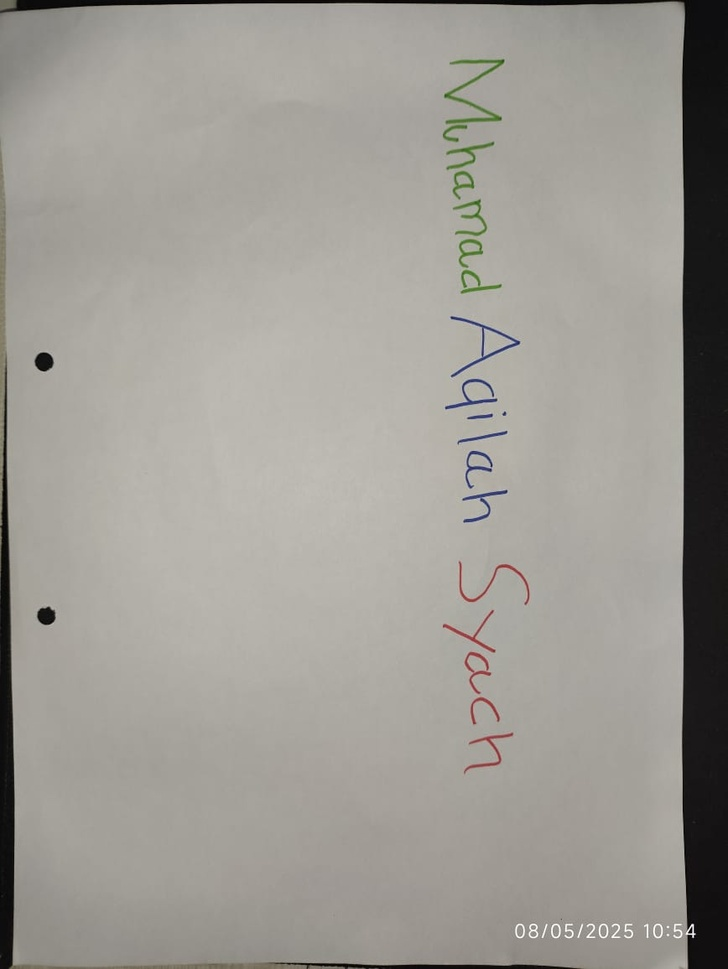
#> input picture Soal1.jpg, 728 x 969 px, shrunk from 868 x 1156 before the run
$ jupyter execute --allow-errors UTS.ipynb
#> lines starting #> are read from the running program, lines starting #| are printed output that depends on the picture; after the words box and inside, x2 and y2 are one past the last pixel; in counts of white or black regions, pixels touching at a corner belong together
# Import Library

[cell 1]
import cv2
import numpy as np
import matplotlib.pyplot as plt

# Load Gambar

[cell 2]
image_path = 'Soal1.jpg'
image = cv2.imread(image_path)
#> image is the input picture: shape (969, 728, 3); mean B, G, R 148.3, 154.6, 157.6
image_rgb = cv2.cvtColor(image, cv2.COLOR_BGR2RGB)

# Konversi ke HSV

[cell 3]
hsv = cv2.cvtColor(image, cv2.COLOR_BGR2HSV)
#> hsv: shape (969, 728, 3); mean H, S, V 25.5, 16.5, 157.8

# Rentang Warna Dalam HSV

[cell 4]
lower_blue = np.array([90, 50, 50])
upper_blue = np.array([130, 255, 255])
mask_blue = cv2.inRange(hsv, lower_blue, upper_blue)
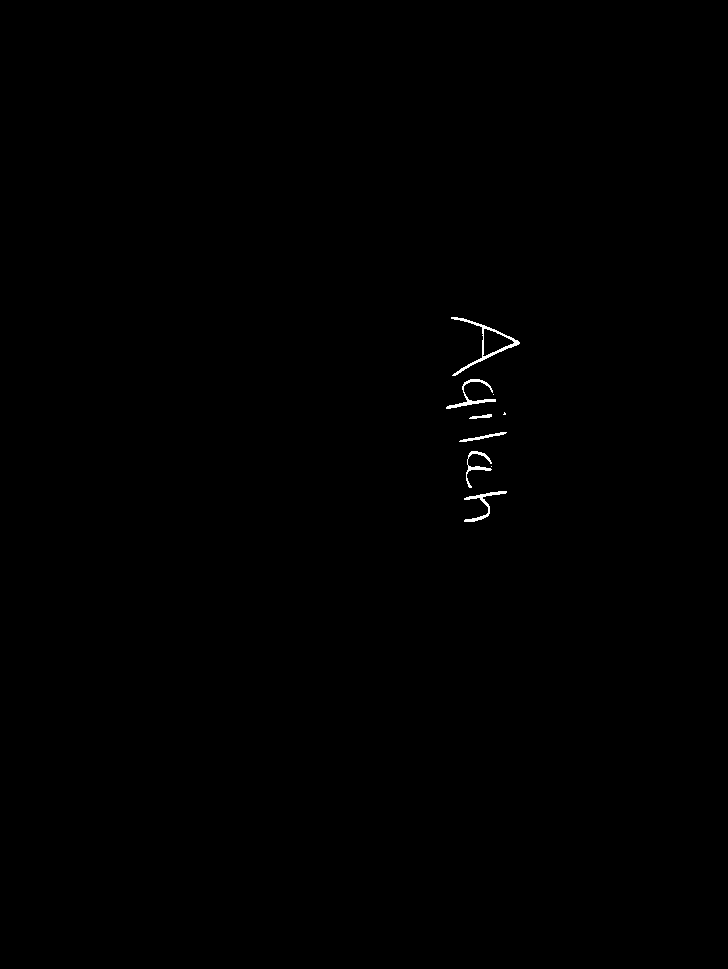
#> mask_blue: shape (969, 728); 0.2% white; 9 white regions (3 under 20 px), largest, box (x1, y1, x2, y2) and area: (451, 317, 520, 376) 458, (446, 379, 496, 409) 291, (464, 491, 507, 522) 264, (466, 451, 492, 488) 208, (459, 432, 507, 442) 129, (469, 414, 492, 419) 63
result_blue = cv2.bitwise_and(image_rgb, image_rgb, mask=mask_blue)

lower_green = np.array([40, 40, 40])
upper_green = np.array([80, 255, 255])
mask_green = cv2.inRange(hsv, lower_green, upper_green)
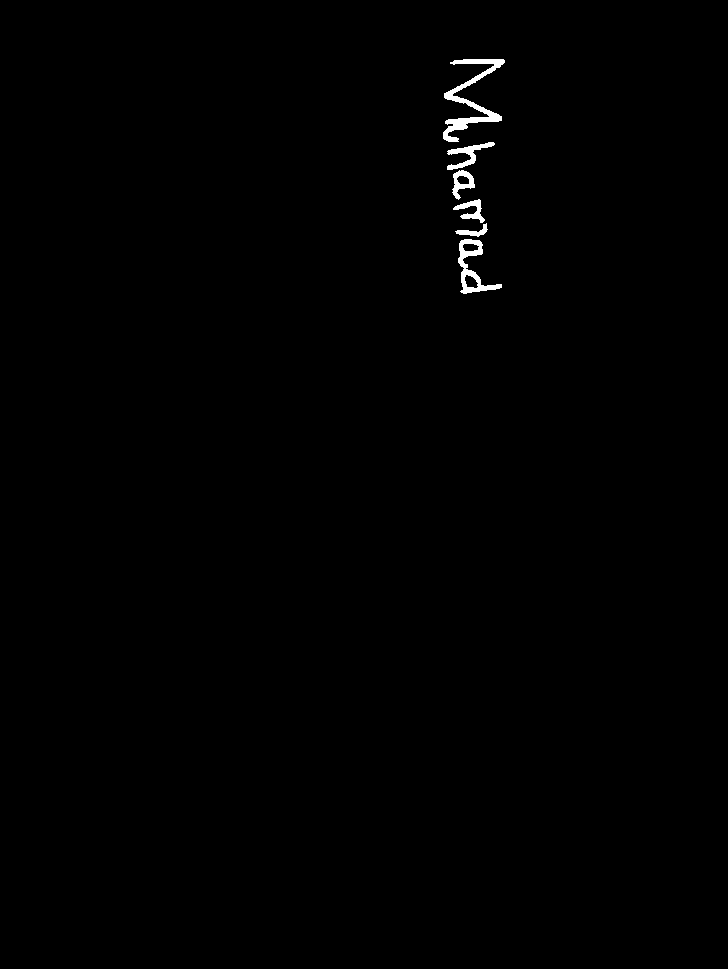
#> mask_green: shape (969, 728); 0.47% white; 6 white regions, box (x1, y1, x2, y2) and area: (443, 59, 505, 142) 1343, (458, 239, 502, 294) 757, (447, 142, 495, 170) 421, (452, 170, 475, 200) 312, (453, 199, 485, 223) 303, (455, 223, 488, 237) 172
result_green = cv2.bitwise_and(image_rgb, image_rgb, mask=mask_green)

lower_red1 = np.array([0, 120, 70])
upper_red1 = np.array([10, 255, 255])
mask_red1 = cv2.inRange(hsv, lower_red1, upper_red1)
#> mask_red1: shape (969, 728); 0.03% white in thin lines or dots, all inside (x1, y1, x2, y2) = (449, 565, 517, 766)

lower_red2 = np.array([170, 120, 70])
upper_red2 = np.array([180, 255, 255])
mask_red2 = cv2.inRange(hsv, lower_red2, upper_red2)
#> mask_red2: shape (969, 728); 0.03% white in thin lines or dots, all inside (x1, y1, x2, y2) = (445, 566, 528, 766)

mask_red = mask_red1 + mask_red2
#> mask_red: shape (969, 728); 0.05% white in thin lines or dots, all inside (x1, y1, x2, y2) = (445, 565, 528, 766)
result_red = cv2.bitwise_and(image_rgb, image_rgb, mask=mask_red)

# Tampilkan Hasil dan Histogram

[cell 5]
plt.figure(figsize=(15, 10))

plt.subplot(2, 3, 1)
plt.title("Gambar Asli")
plt.imshow(image_rgb)
plt.axis('off')

plt.subplot(2, 3, 2)
plt.title("Deteksi Merah")
plt.imshow(result_red)
plt.axis('off')

plt.subplot(2, 3, 3)
plt.title("Deteksi Hijau")
plt.imshow(result_green)
plt.axis('off')

plt.subplot(2, 3, 4)
plt.title("Deteksi Biru")
plt.imshow(result_blue)
plt.axis('off')


colors = ('r', 'g', 'b')
plt.subplot(2, 3, 5)
for i, col in enumerate(colors):
    hist = cv2.calcHist([image_rgb], [i], None, [256], [0, 256])
    plt.plot(hist, color=col)
    plt.xlim([0, 256])
plt.title("Histogram RGB")
plt.xlabel("Intensitas")
plt.ylabel("Jumlah Piksel")

plt.tight_layout()
plt.show()
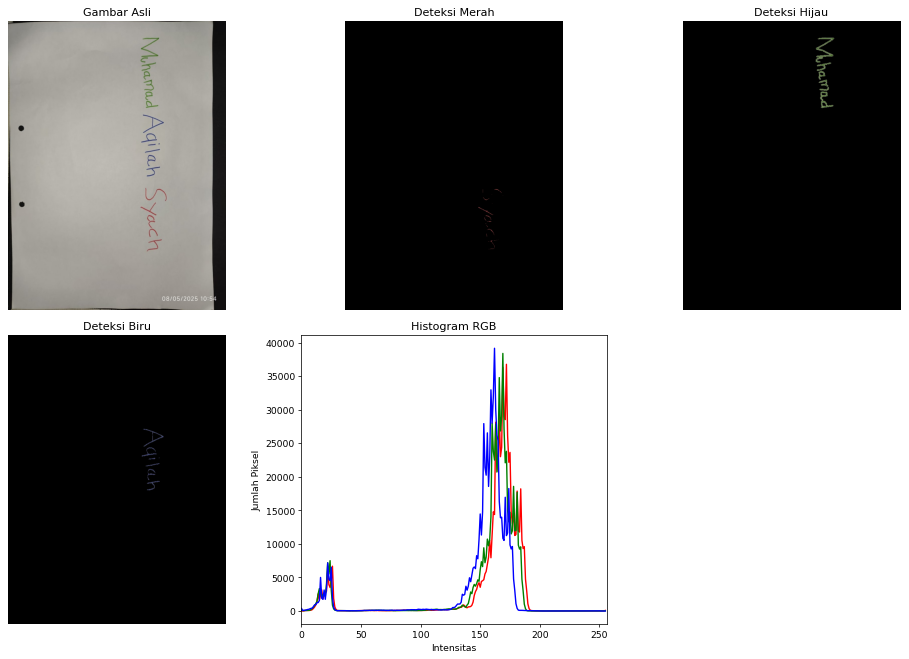
#> figure drawn by matplotlib, 5 panels; panel 5: curve peaks at x = 172, y = 36770; panel 5: curve peaks at x = 169, y = 38392; panel 5: curve peaks at x = 162, y = 39159

# Treshhold

[cell 6]
thresholds = {
    "RED1": {"lower": np.array([0, 70, 50]), "upper": np.array([10, 255, 255])},
    "RED2": {"lower": np.array([170, 70, 50]), "upper": np.array([180, 255, 255])},
    "GREEN": {"lower": np.array([40, 50, 50]), "upper": np.array([80, 255, 255])},
    "BLUE": {"lower": np.array([90, 50, 50]), "upper": np.array([130, 255, 255])}
}

# Masking

[cell 7]
def apply_mask(img, mask):
    return cv2.bitwise_and(img, img, mask=mask)

mask_none = np.ones(image.shape[:2], dtype=np.uint8) * 255
mask_blue = cv2.inRange(hsv, thresholds["BLUE"]["lower"], thresholds["BLUE"]["upper"])
mask_green = cv2.inRange(hsv, thresholds["GREEN"]["lower"], thresholds["GREEN"]["upper"])
#> mask_green: shape (969, 728); 0.41% white; 7 white regions, largest, box (x1, y1, x2, y2) and area: (443, 59, 504, 142) 1169, (447, 142, 494, 170) 377, (461, 269, 502, 294) 357
mask_red1 = cv2.inRange(hsv, thresholds["RED1"]["lower"], thresholds["RED1"]["upper"])
#> mask_red1: shape (969, 728); 0.13% white in thin lines or dots, all inside (x1, y1, x2, y2) = (443, 562, 529, 771)
mask_red2 = cv2.inRange(hsv, thresholds["RED2"]["lower"], thresholds["RED2"]["upper"])
#> mask_red2: shape (969, 728); 0.07% white in thin lines or dots, all inside (x1, y1, x2, y2) = (443, 563, 528, 769)
mask_red = cv2.bitwise_or(mask_red1, mask_red2)
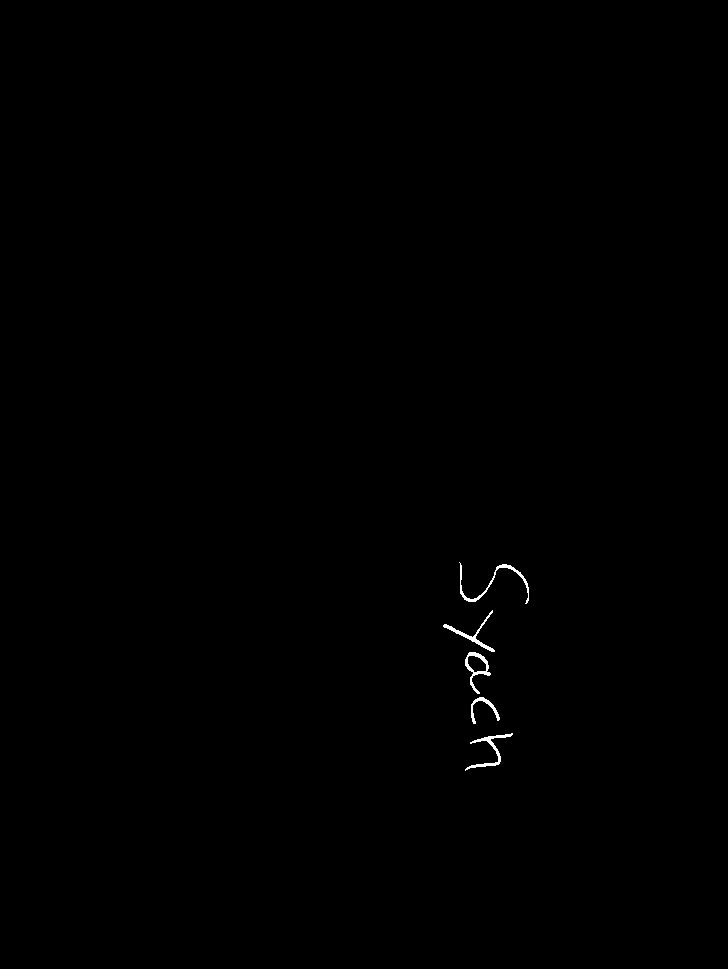
#> mask_red: shape (969, 728); 0.2% white; 5 white regions, box (x1, y1, x2, y2) and area: (459, 562, 529, 604) 343, (465, 733, 513, 771) 310, (465, 652, 491, 694) 280, (443, 610, 495, 652) 277, (471, 697, 500, 724) 184

mask_red_blue = cv2.bitwise_or(mask_red, mask_blue)
#> mask_red_blue: shape (969, 728); 0.4% white; 14 white regions (3 under 20 px), largest, box (x1, y1, x2, y2) and area: (451, 317, 520, 376) 458, (459, 562, 529, 604) 343, (465, 733, 513, 771) 310
mask_rgb = cv2.bitwise_or(cv2.bitwise_or(mask_red, mask_green), mask_blue)
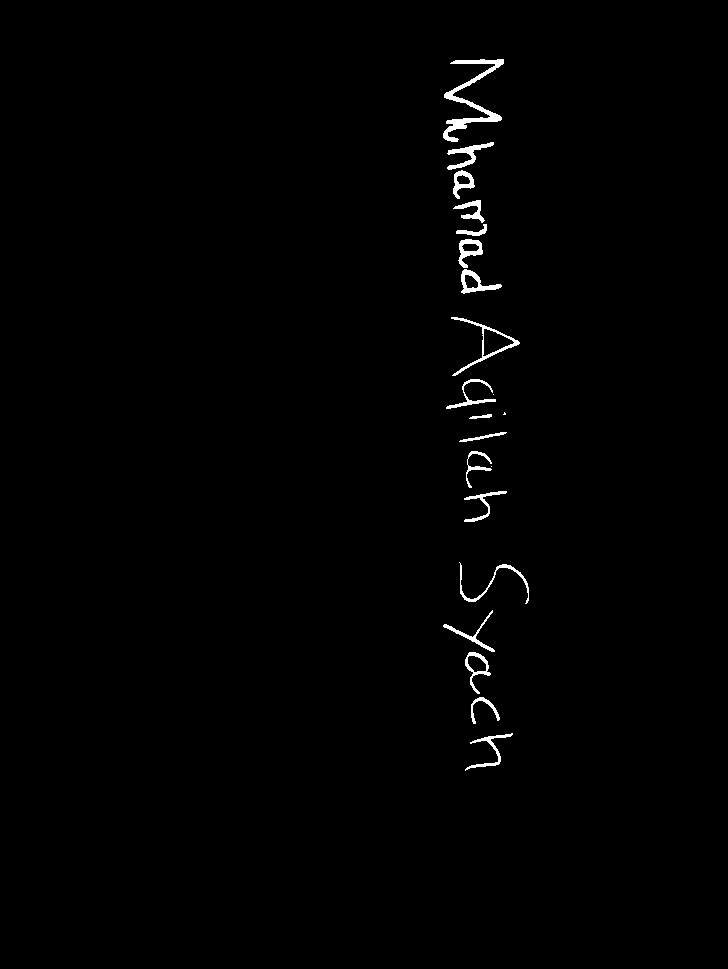
#> mask_rgb: shape (969, 728); 0.81% white; 21 white regions (3 under 20 px), largest, box (x1, y1, x2, y2) and area: (443, 59, 504, 142) 1169, (451, 317, 520, 376) 458, (447, 142, 494, 170) 377
mask_rgb = cv2.bitwise_or(mask_red_blue, mask_green)

# Terapkan ke Hasil

[cell 8]
images = {
    "NONE": apply_mask(image, mask_none),
    "BLUE": apply_mask(image, mask_blue),
    "RED-BLUE": apply_mask(image, mask_red_blue),
    "RED-GREEN-BLUE": apply_mask(image, mask_rgb)
}

titles = {
    "NONE": "NONE (Tanpa Masker)",
    "BLUE": "BLUE\nHSV: 90-130",
    "RED-BLUE": "RED: 0–180, BLUE: 90–130",
    "RED-GREEN-BLUE": "RED: 0–180, GREEN: 40–80, BLUE: 90–130"
}

# Tampilkan

[cell 9]
# --- Plotting gambar dan histogram ---
plt.figure(figsize=(12, 10))
for i, (label, img) in enumerate(images.items()):
    # Gambar
    plt.subplot(len(images), 2, 2*i+1)
    plt.imshow(img)
    plt.title(titles[label], fontsize=10)
    plt.axis("off")

    # Histogram RGB
    plt.subplot(len(images), 2, 2*i+2)
    img_gray = cv2.cvtColor(img, cv2.COLOR_RGB2GRAY)
    non_black_mask = img_gray > 0

    if np.any(non_black_mask):
        for j, color in enumerate(('r', 'g', 'b')):
            # Ambil hanya nilai channel yang bukan hitam
            channel_data = img[:, :, j][non_black_mask]
            hist = cv2.calcHist([channel_data], [0], None, [256], [0, 256])
            plt.plot(hist, color=color, label=color.upper())
        plt.legend()
    else:
        plt.text(125, 0.5, "Tidak ada piksel terdeteksi", ha='center', fontsize=8)

    plt.xlim([0, 256])
    plt.ylim(bottom=0)
    plt.xlabel("Intensitas")
    plt.ylabel("Jumlah Piksel")
    plt.title("Histogram RGB", fontsize=10)
#> this loop made 4 passes
#> label on passes 1 to 4: 'NONE', 'BLUE', 'RED-BLUE', 'RED-GREEN-BLUE'

plt.tight_layout()
plt.show()
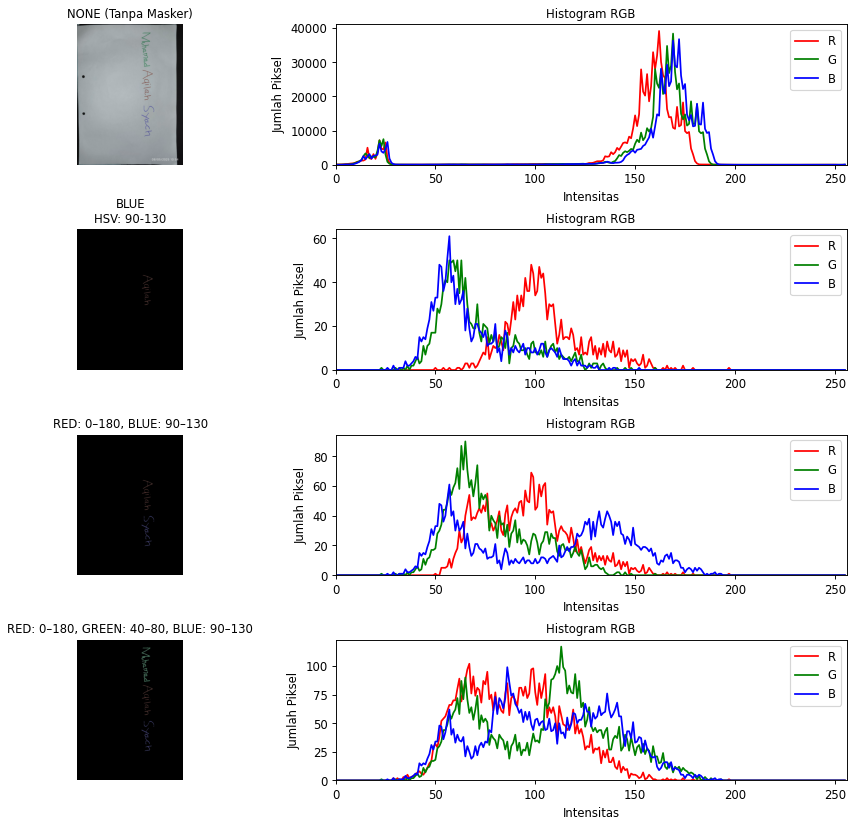
#> figure drawn by matplotlib, 8 panels; B, G, R data is drawn as R, G, B; panel 2: curve peaks at x = 162, y = 39159; panel 2: curve peaks at x = 169, y = 38392; panel 2: curve peaks at x = 172, y = 36770; panel 4: curve peaks at x = 98, y = 48

$ run again, with Soal3.jpg copied over Soal1.jpg
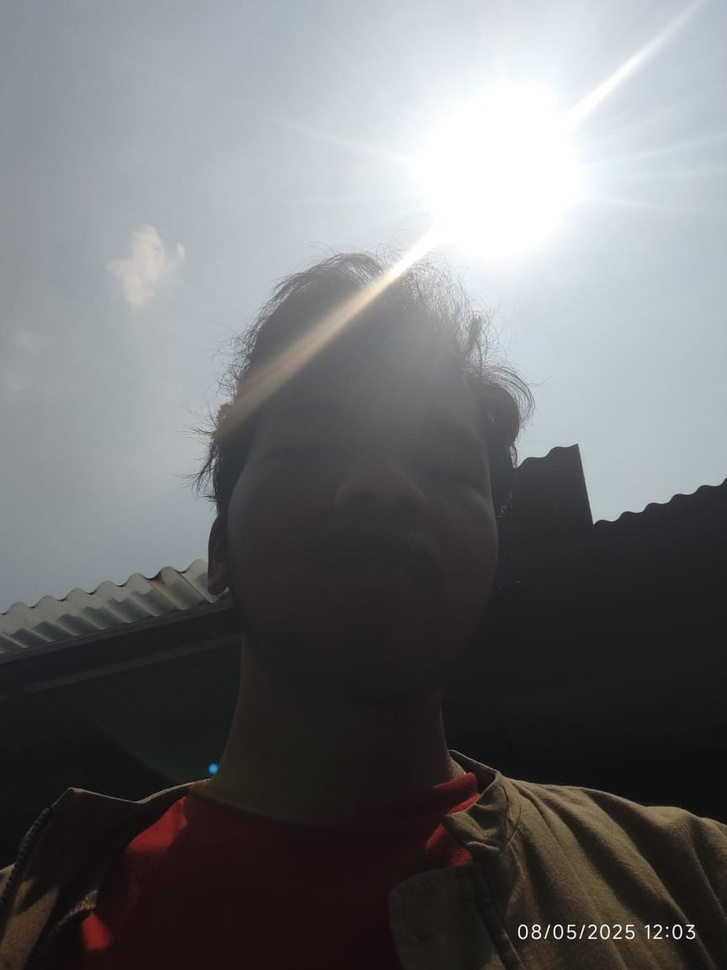
#> input picture Soal3.jpg, 727 x 970 px, shrunk from 864 x 1152 before the run
#> image is the input picture: shape (970, 727, 3); mean B, G, R 114.1, 112.2, 111.3
#> hsv: shape (970, 727, 3); mean H, S, V 81.9, 30.8, 117.5
#> mask_blue: shape (970, 727); 0.03% white; 16 white regions (14 under 20 px), largest, box (x1, y1, x2, y2) and area: (207, 762, 220, 776) 126, (722, 478, 727, 486) 20
#> `mask_red1 = cv2.inRange(hsv, lower_red1, upper_red1)`:
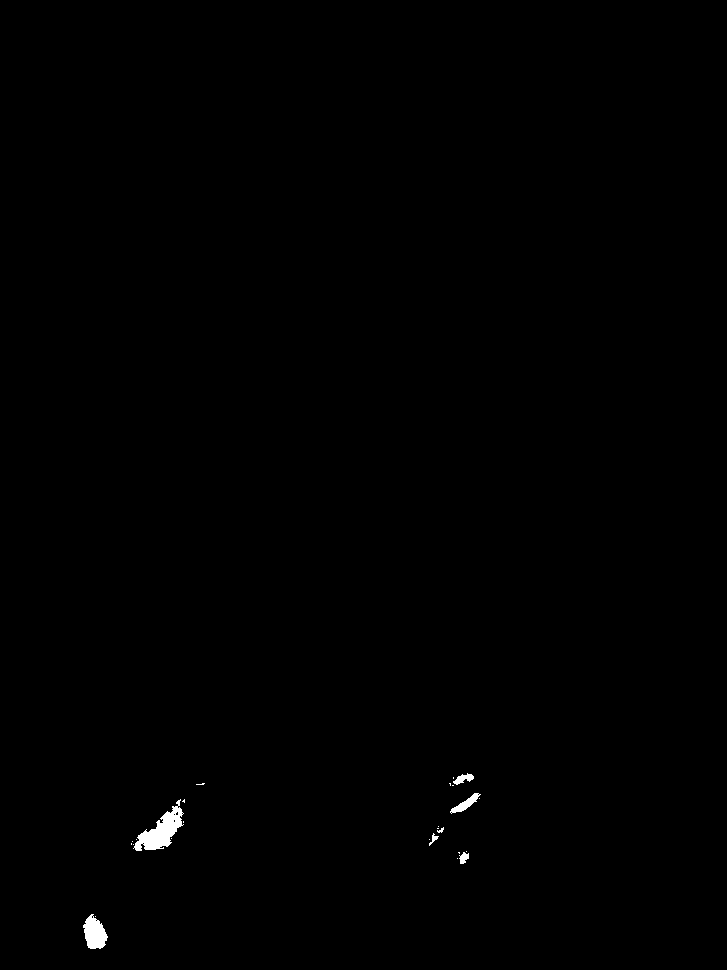
#> mask_red1: shape (970, 727); 0.31% white; 26 white regions (19 under 20 px), largest, box (x1, y1, x2, y2) and area: (133, 799, 184, 851) 1077, (83, 914, 108, 949) 579, (450, 793, 481, 814) 219
#> `mask_red = cv2.bitwise_or(mask_red1, mask_red2)`:
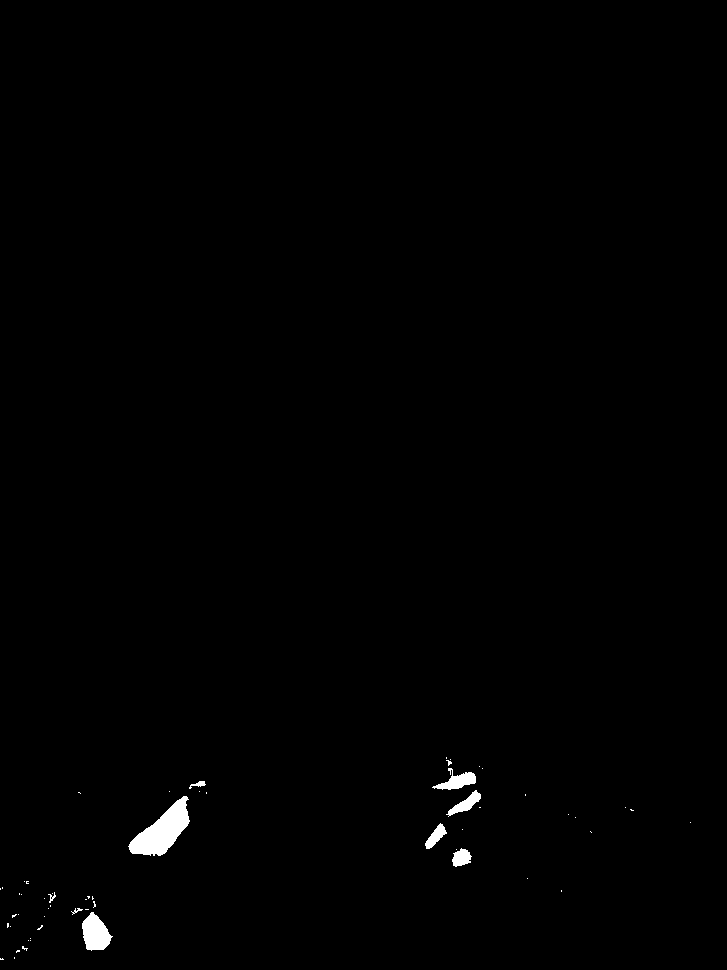
#> mask_red: shape (970, 727); 0.59% white; 58 white regions (49 under 20 px), largest, box (x1, y1, x2, y2) and area: (128, 796, 190, 856) 1787, (82, 912, 113, 951) 785, (432, 768, 476, 790) 439
#> the loop `for i, (label, img) in enumerate(images.items()):` made 4 passes
#> label on passes 1 to 4: 'NONE', 'BLUE', 'RED-BLUE', 'RED-GREEN-BLUE'
